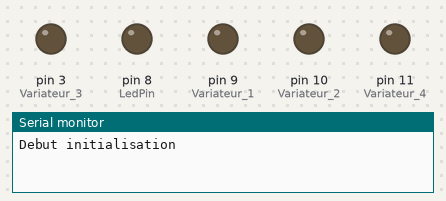
This sketch was run on a simulated Arduino Uno, built with avr-gcc and run on an emulated ATmega328P. Shown: output pins drawn as LEDs (lit = HIGH), the last lines printed to the serial monitor.

Above: at 0.1 s.
At 7.1 s:
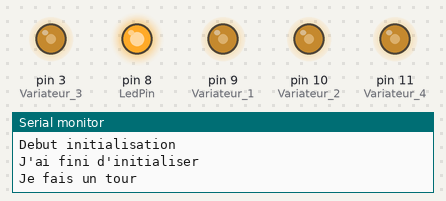
At 31.6 s:
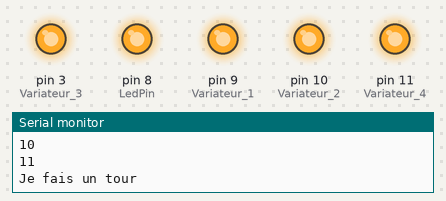
At 38.6 s:
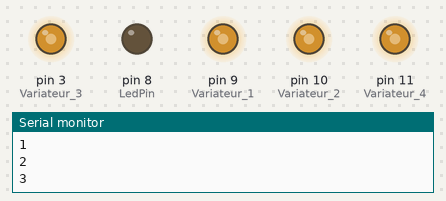
Timing chart, 0 to 40.0 s (numbered marks = the images above):
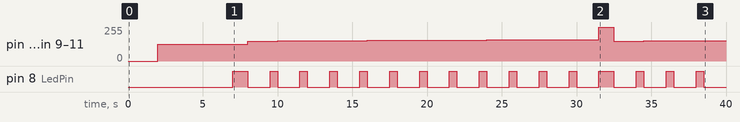

Measured:
- by itself, pin 8 (LedPin): goes HIGH 1.0 s, 11 × (LOW 1.5 s, HIGH 0.50 s), LOW 1.5 s, HIGH 1.0 s, 3 × (LOW 1.5 s, HIGH 0.50 s), then LOW
- by itself, pin 3 (Variateur_3), pin 9 (Variateur_1), pin 10 (Variateur_2), pin 11 (Variateur_4): 127/255 → 150/255 at 8.0 s, → 151/255 2.0 s later, → 152/255 2.0 s later, → 153/255 2.0 s later, … (17 changes in this stretch)

The sketch:

Test_variateur.ino
```cpp
        // --- Que fait ce programme ? ---
/****************************************************************/
/*    Permet de trouver les éventuelles Offsets des variateurs  */
/****************************************************************/
    // PS : Pour les variateurs de M*** Chinois


// --- Déclaration des constantes ---
int pas = 1;

// --- constantes des broches ---
const int LedPin = 8;

const int Variateur_1 = 9;
const int Variateur_2 = 10;
const int Variateur_3 = 3;
const int Variateur_4 = 11;


//**************** FONCTION SETUP = Code d'initialisation *****
// La fonction setup() est exécutée en premier et 1 seule fois, au démarrage du programme

  void setup()   { // debut de la fonction setup()
      Serial.begin(115200);
      Serial.println("Debut initialisation");

      // --- ici instructions à exécuter au démarrage ---
      pinMode(Variateur_1, OUTPUT);
      pinMode(Variateur_2, OUTPUT);
      pinMode(Variateur_3, OUTPUT);
      pinMode(Variateur_4, OUTPUT);

      pinMode(LedPin, OUTPUT);

      //On test ici quand les moteurs s'initialisent
      /*for(int i=120; i< 140; i=i+2){
          analogWrite(Variateur_1, i);
          analogWrite(Variateur_2, i);
          analogWrite(Variateur_3, i);
          analogWrite(Variateur_4, i);
          Serial.println( i);
          delay(500);
      }*/
      delay(2000);

      // Initialisation des Moteurs/Variateurs
      analogWrite(Variateur_1, 127);
      analogWrite(Variateur_2, 127);
      analogWrite(Variateur_3, 127);
      analogWrite(Variateur_4, 127);
      delay(5000);
      Serial.println("J'ai fini d'initialiser");

} // fin de la fonction setup()
// ********************************************************************************

//*************** FONCTION LOOP = Boucle sans fin = coeur du programme *************
// la fonction loop() s'exécute sans fin en boucle aussi longtemps que l'Arduino est sous tension
  int i =0 ;
  void loop(){ // debut de la fonction loop()

     Serial.println("Je fais un tour");
     digitalWrite(8,HIGH);
     delay(500);
     digitalWrite(8,LOW);


     i=0;
      while (i<12 )//&& buttonState == HIGH)
     {

            Serial.println(i);
            digitalWrite(8,HIGH);
            delay(500);
            digitalWrite(8,LOW);

            analogWrite(Variateur_1, 150 + 0 + i*1);
            analogWrite(Variateur_2, 150 + 0 + i*1);
            analogWrite(Variateur_3, 150 + 0 + i*1);
            analogWrite(Variateur_4, 150 + 0 + i*1);
            delay(1500);
            i=i+1;

     }
     // Arrêt moteur
     digitalWrite(Variateur_1, 127);
     digitalWrite(Variateur_2, 127);
     digitalWrite(Variateur_3, 127);
     digitalWrite(Variateur_4, 127);

 } // fin de la fonction setup()
  // ********************************************************************************

  // --- Fin programme ---
```
